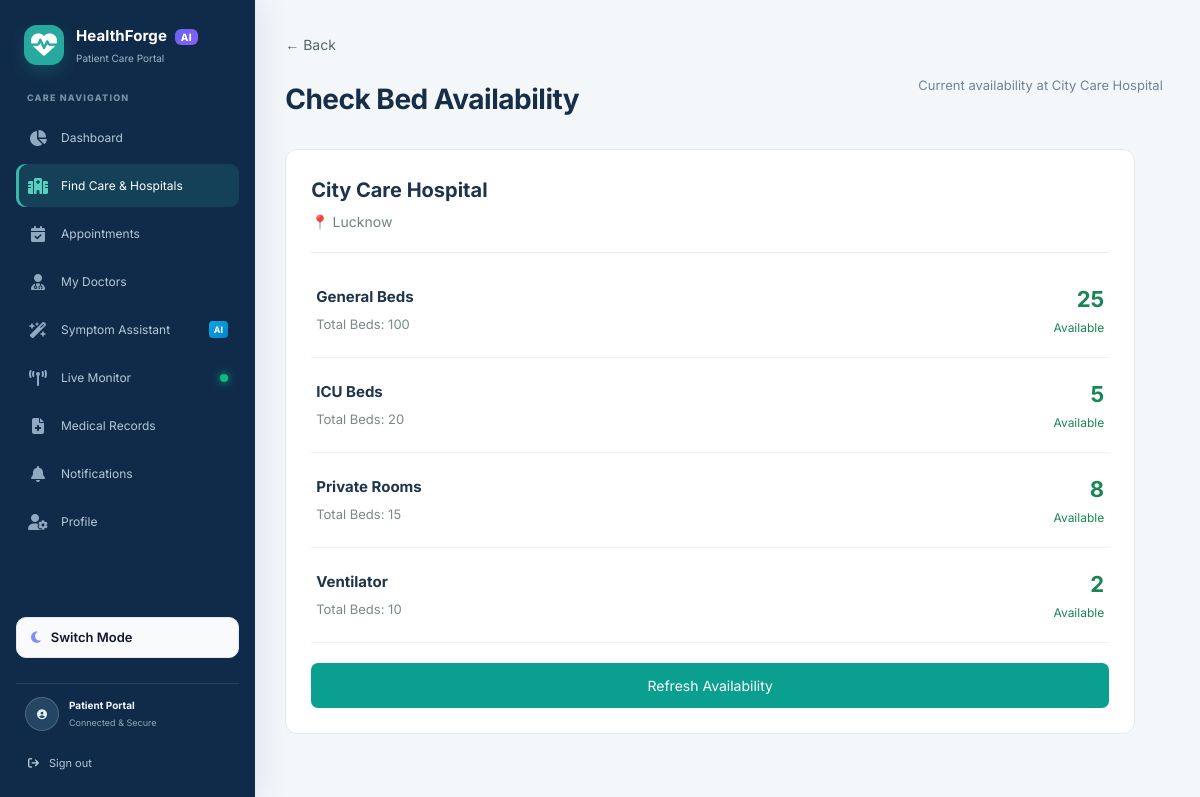
Page /hospital/1/beds (signed in) on the committed database.
### app/models/hospital.py (models this page shows)
class Hospital(db.Model):
    __tablename__ = "hospitals"
    hospital_id = db.Column(db.Integer, primary_key=True)
    name = db.Column(db.String(150), nullable=False)
    location = db.Column(db.String(255), nullable=True, default="Unknown")
    description = db.Column(db.Text, nullable=True)
    rating = db.Column(db.Float, nullable=True, default=0.0)
    review_count = db.Column(db.Integer, nullable=False, default=0)
    image = db.Column(db.String(255), nullable=True)
    created_at = db.Column(
        db.DateTime,
        nullable=False,
        default=db.func.current_timestamp(),
    )
    doctors = db.relationship(
        "Doctor",
        back_populates="hospital",
    )
    appointments = db.relationship(
        "Appointment",
        back_populates="hospital",
    )
    queue_events = db.relationship(
        "QueueEvent",
        back_populates="hospital",
    )
    ml_predictions = db.relationship(
        "MLPrediction",
        back_populates="hospital",
    )
    beds = db.relationship(
        "Bed",
        back_populates="hospital",
        cascade="all, delete-orphan",
    )

### app/models/bed.py (models this page shows)
class Bed(db.Model):
    __tablename__ = "beds"
    bed_id = db.Column(db.Integer, primary_key=True)
    hospital_id = db.Column(
        db.Integer,
        db.ForeignKey("hospitals.hospital_id"),
        nullable=False,
        index=True,
    )
    bed_type = db.Column(db.String(50), nullable=False)
    total_beds = db.Column(db.Integer, nullable=False, default=0)
    available_beds = db.Column(db.Integer, nullable=False, default=0)
    hospital = db.relationship(
        "Hospital",
        back_populates="beds",
    )

### app/routes/hospitals.py (the view)
@hospitals_bp.route(
    "/hospital/<int:hospital_id>/beds"
)
def bed_availability(hospital_id):
    if not patient_required():
        return redirect(
            url_for("auth.login")
        )
    hospital = db.session.get(
        Hospital,
        hospital_id
    )
    if hospital is None:
        return "Hospital not found", 404
    return render_template(
        "beds.html",
        hospital=hospital,
    )

### app/routes/hospitals.py (called while the page is built)
def patient_required():
    return "patient_id" in session or session.get("role") in {"doctor", "receptionist"}

### templates/beds.html (shortened to what this page needs)
{% extends "base.html" %}
{% block content %}
<a
    href="/hospitals"
    class="back-link"
>
    ← Back
</a>
<div class="page-header">
    <h1>
        Check Bed Availability
    </h1>
    <p>
        Current availability at {{ hospital.name }}
    </p>
</div>
<div class="bed-page-card">
    <div class="selected-hospital">
        <h2>
            {{ hospital.name }}
        </h2>
        <p>
            📍 {{ hospital.location }}
        </p>
    </div>
    <div class="bed-list">
        {% for bed in hospital.beds %}
        <div class="bed-availability-row">
            <div>
                <h3>
                    {{ bed.bed_type }}
                </h3>
                <p>
                    Total Beds:
                    {{ bed.total_beds }}
                </p>
            </div>
            <div class="availability-number">
                <strong>
                    {{ bed.available_beds }}
                </strong>
                <span>
                    Available
                </span>
            </div>
        </div>
        {% endfor %}
    </div>
    <button
        class="refresh-button"
        onclick="location.reload()"
    >
        Refresh Availability
    </button>
</div>
{% endblock %}

### rows in the picture
Hospital: name "City Care Hospital", location "Lucknow"
Bed: bed_type "General Beds", total_beds "100", available_beds "25"
Bed: bed_type "ICU Beds", total_beds "20", available_beds "5"
Bed: bed_type "Private Rooms", total_beds "15", available_beds "8"
Bed: bed_type "Ventilator", total_beds "10", available_beds "2"
